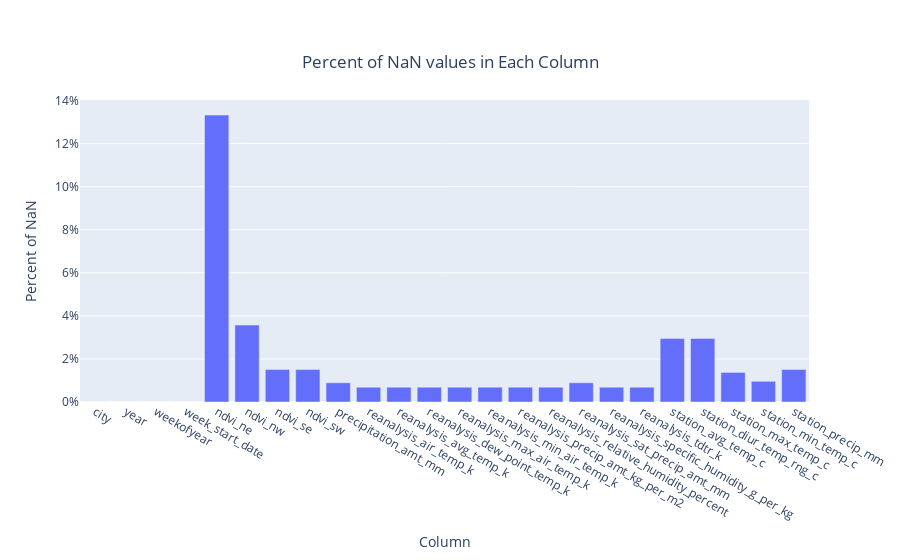

Notebook code cell kept with this figure:
### Code cell
df = pd.read_csv('dengue_features_train_CLEAN.csv')
df_raw = pd.read_csv('dengue_features_train.csv')

def num_nan_plot(df: pd.DataFrame):
    fig = go.Figure(
        data=go.Bar(x=df.columns, y=(df.isnull().sum())),
        layout=go.Layout(
            title={
                'text':'Number of NaN Values in Each Column',
                'y':0.9,
                'x':0.5,
                'xanchor':'center',
                'yanchor':'top',
            },
            xaxis_title='Column',
            yaxis_title='Number of NaN',
        )
    )
    return fig

# fig = num_nan_plot(df_raw)
# fig.show()

def percent_nan_plot(df: pd.DataFrame):
    fig = go.Figure(
        data=go.Bar(x=df.columns, y=(df.isnull().sum() / df.shape[0])),
        layout=go.Layout(
            title={
                'text':'Percent of NaN values in Each Column',
                'y':0.9,
                'x':0.5,
                'xanchor':'center',
                'yanchor':'top',
            },
            xaxis_title='Column',
            yaxis_title='Percent of NaN',
            yaxis=dict(tickformat='.0%')
        )
    )
    return fig

fig = percent_nan_plot(df_raw)
fig.show()

### Figure 1 — Plotly figure (JSON) as saved in the notebook; plotly's stock layout.template omitted (floating-point values rounded to 4 significant figures)
{"data": [{"type": "bar", "x": ["city", "year", "weekofyear", "week_start_date", "ndvi_ne", "ndvi_nw", "ndvi_se", "ndvi_sw", "precipitation_amt_mm", "reanalysis_air_temp_k", "reanalysis_avg_temp_k", "reanalysis_dew_point_temp_k", "reanalysis_max_air_temp_k", "reanalysis_min_air_temp_k", "reanalysis_precip_amt_kg_per_m2", "reanalysis_relative_humidity_percent", "reanalysis_sat_precip_amt_mm", "reanalysis_specific_humidity_g_per_kg", "reanalysis_tdtr_k", "station_avg_temp_c", "station_diur_temp_rng_c", "station_max_temp_c", "station_min_temp_c", "station_precip_mm"], "y": [0, 0, 0, 0, 0.1332, 0.03571, 0.01511, 0.01511, 0.008929, 0.006868, 0.006868, 0.006868, 0.006868, 0.006868, 0.006868, 0.006868, 0.008929, 0.006868, 0.006868, 0.02953, 0.02953, 0.01374, 0.009615, 0.01511]}], "layout": {"title": {"text": "Percent of NaN values in Each Column", "x": 0.5, "xanchor": "center", "y": 0.9, "yanchor": "top"}, "xaxis": {"title": {"text": "Column"}}, "yaxis": {"tickformat": ".0%", "title": {"text": "Percent of NaN"}}}}
